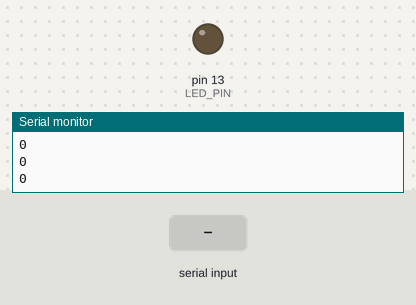
Simulated run of this sketch. Board: Arduino Mega 2560, built with avr-gcc and run on an emulated ATmega2560. On the bench: output pins drawn as LEDs (lit = HIGH), the last lines printed to the serial monitor. Dashed ring = blinking. Inputs (shaded band) come from the test bench.

Above: at 1.2 s.
1.3 s: "2" received over the second serial link
At 1.9 s:
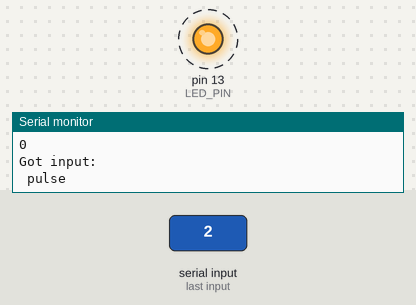
4.3 s: "1" received over the second serial link
At 5.3 s:
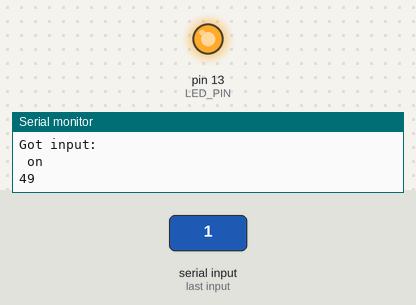
6.5 s: "0" received over the second serial link
At 7.7 s:
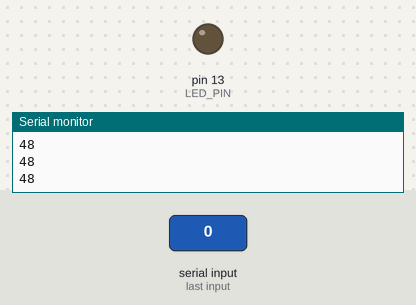
Timing chart, 0 to 9.5 s (numbered marks = the images above; inputs shaded):
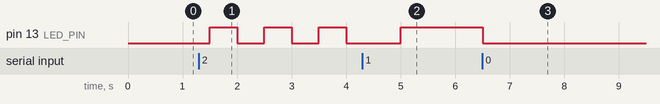

The sketch:

BLE_mega_light_switch.ino
```cpp
/* BLE mega light switch uses BLE serial dongle on Ardu mega's second Ser
  input to receive control of LED over BT (BLE) from phone app
  -- no attempt here to send user input from PC+Ardu back to app

  HC-08 (lite HM10?) fails w/fatBeard app, OK w/ HM10 Serial app
  HM-10 fine with both as long as name HMSoft, pass 000000
  HM-12 dual module connects good w/ HM-10SerPro app for lite control
    w/o PIN

  HM-10 Serial Pro app can send char (UTF), raw # (dig) or bin
    -- need to tweak vars and .print/write so I/O formats right

  Uses: Ser2 + BLE HM 10, hc08, H3 for comm w/ iPhone, TX=16, RX=17 on Mega
    also OK Mega + HM-12; peripheral can send to HM10 on serial dongle on PC
    but Mega not recv anything on Ser2 -- ? if central not sending, ? why

  Setup for MEGA:
   level shifter gnd to pin 13+1; Serial2 to BLE module,
   pins: TX=16, RX=17; or Ser Soft on Uno
*/


// Emulate Serial on pins 6/7 if hardware serial (like Mega) not present
#ifndef HAVE_HWSERIAL1
#include "SoftwareSerial.h"
SoftwareSerial Serial2(6, 7); // RX, TX
#endif

#define LED_PIN 13
int c = 0;

void setup() {
  Serial.begin(9600); // just prints status to PC Ser Mon, no input coded here
  Serial2.begin(9600);  // output to BT module, sent to app
  pinMode(LED_PIN, OUTPUT); // w/o this each loop turns lite off again
}

void loop() {

  if (Serial2.available()) {
    c = Serial2.read();
    Serial.println("Got input:");
    if (c == '1')  // char value works if input is ascii #
    {
      Serial.println(" on");
      digitalWrite(LED_PIN, HIGH);

    }
    if (c == '0')
    {
      Serial.println(" off");
      digitalWrite(LED_PIN, LOW);

    }
    if (c == '2')
    {
      Serial.println(" pulse");
      digitalWrite(LED_PIN, HIGH);
      delay(500);
      digitalWrite(LED_PIN, LOW);
      delay(500);
      digitalWrite(LED_PIN, HIGH);
      delay(500);
      digitalWrite(LED_PIN, LOW);
      delay(500);
      digitalWrite(LED_PIN, HIGH);
      delay(500);
      digitalWrite(LED_PIN, LOW);
      delay(500);
    }
    Serial2.write("got# "); Serial2.write(c); // write sends char back
    // for HM10SerPro this sends incoming # back as char
  }
   Serial.println(c);
   //Serial2.write("nogot ");
  delay(500);
}
```

Measured:
- after the input at 1.3 s, pin 13 (LED_PIN): alternates HIGH for 0.50 s and LOW for 0.50 s, starting after 0.20 s
- after the input at 4.3 s, pin 13 (LED_PIN): LOW → HIGH after 0.70 s
- after the input at 6.5 s, pin 13 (LED_PIN): HIGH → LOW at once
